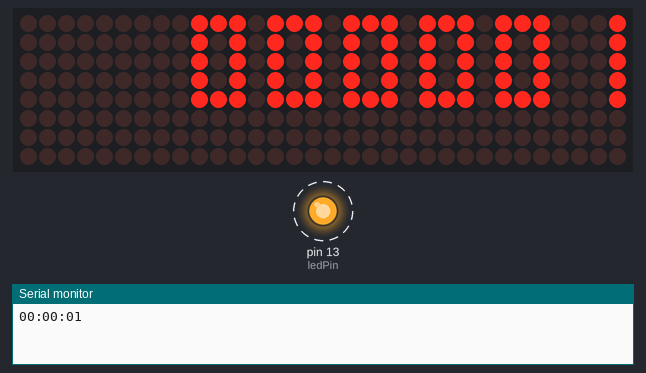
Recording of a sketch running on a simulated Arduino Uno, built with avr-gcc and run on an emulated ATmega328P. Shown: 32×8 LED matrix, output pins drawn as LEDs (lit = HIGH), the last lines printed to the serial monitor. Dashed ring = blinking.

Above: at 0.1 s.
At 8.1 s:
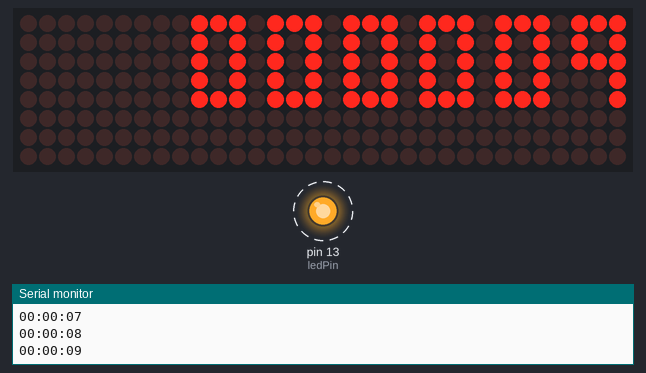
At 18.1 s:
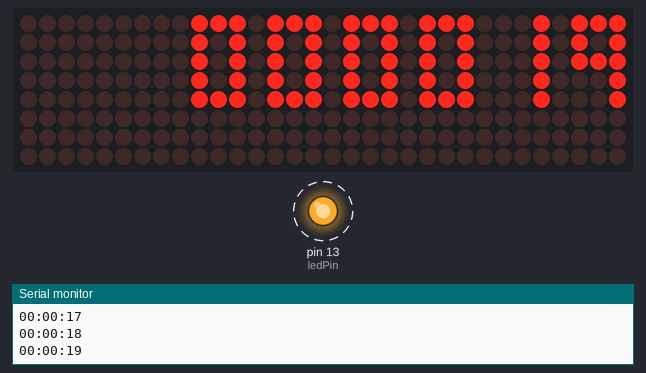
At 38.1 s:
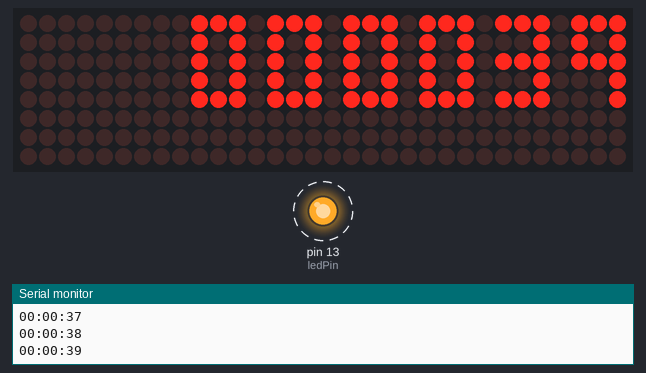
Timing chart, 0 to 40.0 s (numbered marks = the images above):
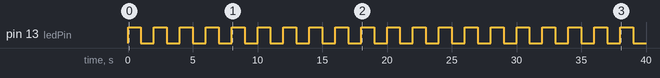

The sketch:

ArduinoClock.ino
```cpp
#include "LedControl.h"

#define ledPin 13
#define NUM_LED_DISPLAYS 4

//each number is 3x5 pixels, each character is represented by 5 rows (or bytes)
//and 3 columns represented by the least significant 3 bits
byte Numbers[10][5] =
{
  {B00000111, B00000101, B00000101, B00000101, B00000111},
  {B00000001, B00000001, B00000001, B00000001, B00000001},
  {B00000111, B00000001, B00000111, B00000100, B00000111},
  {B00000111, B00000001, B00000111, B00000001, B00000111},
  {B00000101, B00000101, B00000111, B00000001, B00000001},
  {B00000111, B00000100, B00000111, B00000001, B00000111},
  {B00000111, B00000100, B00000111, B00000101, B00000111},
  {B00000111, B00000001, B00000001, B00000001, B00000001},
  {B00000111, B00000101, B00000111, B00000101, B00000111},
  {B00000111, B00000101, B00000111, B00000001, B00000001}
};

unsigned long delaytime1=500;
unsigned long delaytime2=50;

//LedControl lc=LedControl(12,10,11,1);
LedControl lc=LedControl(12,10,11,NUM_LED_DISPLAYS);

struct clock_t
{
  int hours;
  int minutes;
  int seconds;
  bool display24hr;
  bool updated;
};

volatile clock_t Clock;

void setup()
{
  int i;
  clockInit();

  pinMode(ledPin, OUTPUT);

  // initialize timer1
  noInterrupts();           // disable all interrupts
  TCCR1A = 0;
  TCCR1B = 0;
  TCNT1  = 0;

  OCR1A = 15625;            // compare match register 16MHz/1024 - 1 second
 // OCR1A = 150;            // compare match register 16MHz/1024
  TCCR1B |= (1 << WGM12);   // CTC mode
  TCCR1B |= (1 << CS12) | (1 << CS10);   //1024 // 256 prescaler
  TIMSK1 |= (1 << OCIE1A);  // enable timer compare interrupt

  interrupts();             // enable all interrupts

  Serial.begin(115200);

 /*
   The MAX72XX is in power-saving mode on startup,
   we have to do a wakeup call
   */

  for(i=0; i<NUM_LED_DISPLAYS; i++)
  {
      lc.shutdown(i,false);
      /* Set the brightness to a medium values */
      lc.setIntensity(i,2);
      /* and clear the display */
      lc.clearDisplay(i);
  }
}


ISR(TIMER1_COMPA_vect)          // timer compare interrupt service routine
{

  digitalWrite(ledPin, digitalRead(ledPin) ^ 1);   // toggle LED pin
  Clock.seconds += 1;
  if(Clock.seconds >= 60)
  {
    Clock.seconds = 0;
    Clock.minutes += 1;
  }
  if(Clock.minutes >= 60)
  {
    Clock.minutes = 0;
    Clock.hours += 1;
  }
  if(Clock.hours >= 24)
  {
    Clock.hours = 0;
  }
  Clock.updated = true;
}


void loop()
{

  if(Clock.updated == true)
  {


    writeTwoDigitNumber(Clock.seconds, 0);
    writeTwoDigitNumber(Clock.minutes, 1);
    writeTwoDigitNumber(Clock.hours, 2);
    WriteSerialTime();

    Clock.updated = false;
  }

}

void writeTwoDigitNumber(int number, int displayNum)
{
  byte dataRow;
  int row;
  int digits[2];
  int num;
  //int digit;

  num = number % 100;
  digits[0] = num % 10;
  digits[1] = (num-digits[0])/10;


  //create number data, 7x5 pixels - two numbers with a space in between
  for(row = 0; row<5; row++)
  {
    dataRow =(Numbers[digits[1]][row]<<4) | Numbers[digits[0]][row];
   lc.setRow(displayNum,row,dataRow);
  }
}


void clockInit()
{
  Clock.hours = 0;
  Clock.minutes = 0;
  Clock.seconds = 0;
  Clock.display24hr = true;
  Clock.updated = true;
}

void WriteSerialTime()
{
 char timeString[20];
 int offset;

  if(Clock.display24hr == true)
  {
    sprintf(timeString, "%02d:%02d:%02d\n", Clock.hours, Clock.minutes, Clock.seconds);
  }
  else
  {
    offset = 0;
    if(Clock.hours > 12)
    {
      offset = 12;
    }
    if(Clock.hours < 1)
    {
      offset = -12;
    }
    sprintf(timeString, "%02d:%02d:%02d", Clock.hours-offset, Clock.minutes, Clock.seconds);
    if(Clock.hours >= 12)
    {
      strcat(timeString, " pm\n");
    }
    else
    {
      strcat(timeString, " am\n");
    }

  }
  Serial.print(timeString);

}
```

Measured:
- by itself, pin 13 (ledPin): alternates HIGH for 1.0 s and LOW for 1.0 s
- what the display in image 1 shows lasts 1.0 s, from 8.0 s to 9.0 s
